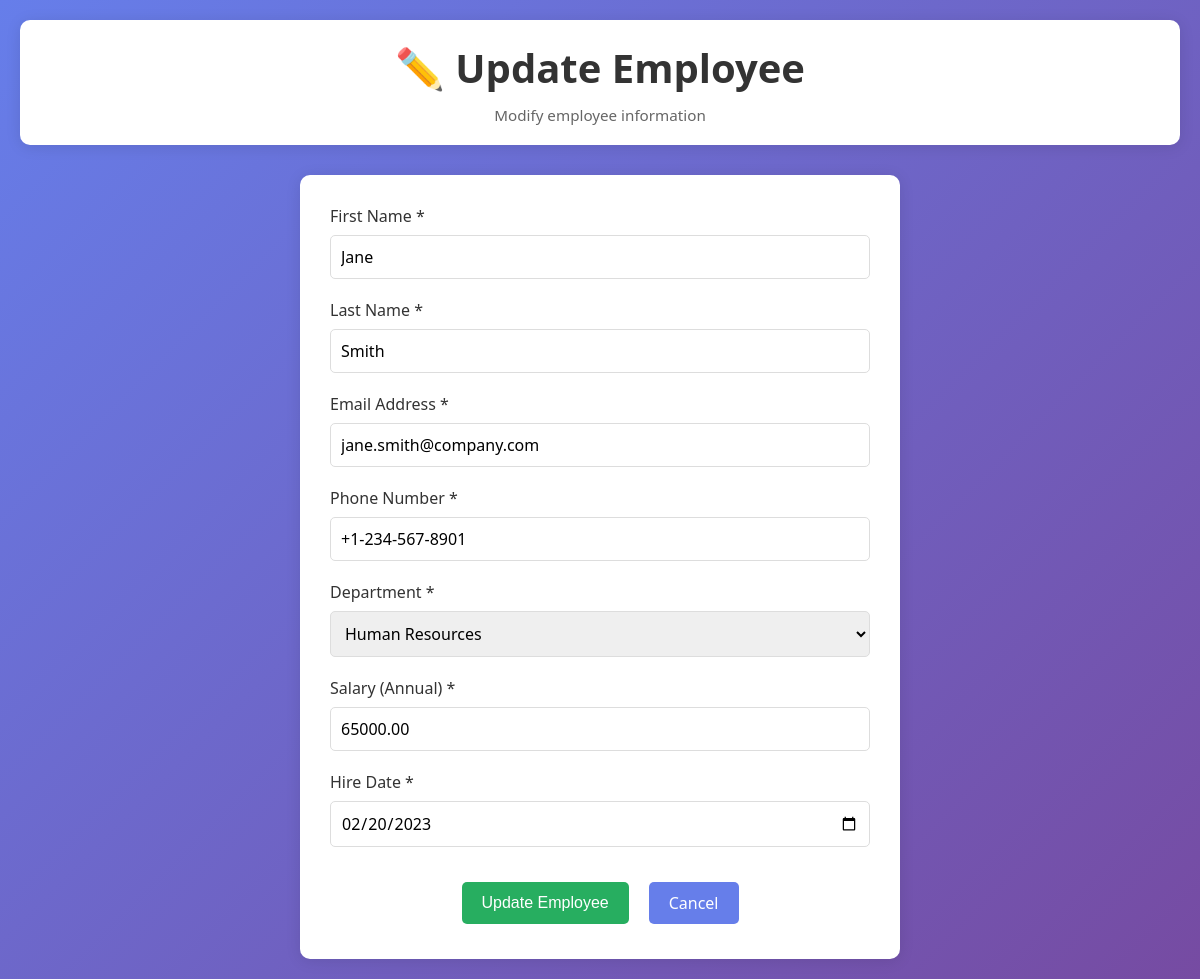
The app's page /update.php?id=2 with its own data.
### tables this page shows
CREATE TABLE IF NOT EXISTS employees (
    id INT AUTO_INCREMENT PRIMARY KEY,
    first_name VARCHAR(50) NOT NULL,
    last_name VARCHAR(50) NOT NULL,
    email VARCHAR(100) UNIQUE NOT NULL,
    phone VARCHAR(20) NOT NULL,
    department VARCHAR(50) NOT NULL,
    salary DECIMAL(10, 2) NOT NULL,
    hire_date DATE NOT NULL,
    created_at TIMESTAMP DEFAULT CURRENT_TIMESTAMP,
    updated_at TIMESTAMP DEFAULT CURRENT_TIMESTAMP ON UPDATE CURRENT_TIMESTAMP,
    INDEX idx_email (email),
    INDEX idx_department (department),
    INDEX idx_hire_date (hire_date)
);

### update.php (the view, shortened to what this page needs)
<?php
include 'db_connect.php';
$errors = array();
$employee = array();
$employee_id = isset($_GET['id']) ? intval($_GET['id']) : 0;
if ($employee_id === 0) {
    $errors[] = "Invalid employee ID";
} else {
    $sql = "SELECT * FROM employees WHERE id = ?";
    $stmt = $conn->prepare($sql);
    $stmt->bind_param("i", $employee_id);
    $stmt->execute();
    $result = $stmt->get_result();
    if ($result->num_rows === 0) {
        $errors[] = "Employee not found";
    } else {
        $employee = $result->fetch_assoc();
    }
}
?>
<!DOCTYPE html>
<html lang="en">
<head>
    <link rel="stylesheet" href="style.css">
</head>
<body>
    <div class="container">
        <header>
            <h1>✏️ Update Employee</h1>
            <p>Modify employee information</p>
        </header>
        <div class="form-container">
            <?php if (!empty($employee)): ?>
                <form id="employeeForm" method="POST" onsubmit="return validateForm();">
                    <div class="form-group">
                        <label for="firstName">First Name *</label>
                        <input type="text" id="firstName" name="firstName" value="<?php echo htmlspecialchars($employee['first_name'] ?? ''); ?>" required>
                    </div>
                    <div class="form-group">
                        <label for="lastName">Last Name *</label>
                        <input type="text" id="lastName" name="lastName" value="<?php echo htmlspecialchars($employee['last_name'] ?? ''); ?>" required>
                    </div>
                    <div class="form-group">
                        <label for="email">Email Address *</label>
                        <input type="email" id="email" name="email" value="<?php echo htmlspecialchars($employee['email'] ?? ''); ?>" required>
                    </div>
                    <div class="form-group">
                        <label for="phone">Phone Number *</label>
                        <input type="tel" id="phone" name="phone" value="<?php echo htmlspecialchars($employee['phone'] ?? ''); ?>" placeholder="e.g., +1-234-567-8900" required>
                    </div>
                    <div class="form-group">
                        <label for="department">Department *</label>
                        <select id="department" name="department" required>
                            <option value="Human Resources" <?php echo ($employee['department'] === 'Human Resources') ? 'selected' : ''; ?>>Human Resources</option>
                        </select>
                    </div>
                    <div class="form-group">
                        <label for="salary">Salary (Annual) *</label>
                        <input type="number" id="salary" name="salary" value="<?php echo htmlspecialchars($employee['salary'] ?? ''); ?>" step="0.01" min="0" placeholder="e.g., 50000" required>
                    </div>
                    <div class="form-group">
                        <label for="hireDate">Hire Date *</label>
                        <input type="date" id="hireDate" name="hireDate" value="<?php echo htmlspecialchars($employee['hire_date'] ?? ''); ?>" required>
                    </div>
                    <div class="form-actions">
                        <button type="submit" class="btn btn-success">Update Employee</button>
                        <a href="index.php" class="btn">Cancel</a>
                    </div>
                </form>
            <?php endif; ?>
        </div>
    </div>
</body>
</html>

### style.css (style rules this page uses)
* { margin: 0; padding: 0; box-sizing: border-box; }
body { font-family: 'Segoe UI', Tahoma, Geneva, Verdana, sans-serif; background: linear-gradient(135deg, #667eea 0%, #764ba2 100%); min-height: 100vh; padding: 20px; }
.container { max-width: 1200px; margin: 0 auto; }
header { background: white; padding: 20px; border-radius: 10px; box-shadow: 0 2px 15px rgba(0, 0, 0, 0.1); margin-bottom: 30px; text-align: center; }
header h1 { color: #333; font-size: 2.5em; margin-bottom: 10px; }
header p { color: #666; font-size: 0.95em; }
.btn { display: inline-block; padding: 10px 20px; margin: 5px; background: #667eea; color: white; text-decoration: none; border: none; border-radius: 5px; cursor: pointer; font-size: 1em; transition: all 0.3s ease; }
.btn-success { background: #27ae60; }
.form-container { background: white; padding: 30px; border-radius: 10px; box-shadow: 0 2px 15px rgba(0, 0, 0, 0.1); max-width: 600px; margin: 0 auto; }
.form-group { margin-bottom: 20px; }
label { display: block; margin-bottom: 8px; color: #333; font-weight: 500; }
input, select, textarea { width: 100%; padding: 10px; border: 1px solid #ddd; border-radius: 5px; font-size: 1em; font-family: inherit; transition: border-color 0.3s ease; }
.form-actions { display: flex; gap: 10px; justify-content: center; margin-top: 30px; }

### records on screen
employees: firstName "Jane", lastName "Smith", email "jane.smith@company.com", phone "+1-234-567-8901", department "Human Resources", salary "65000.00", hireDate "02/20/2023"
